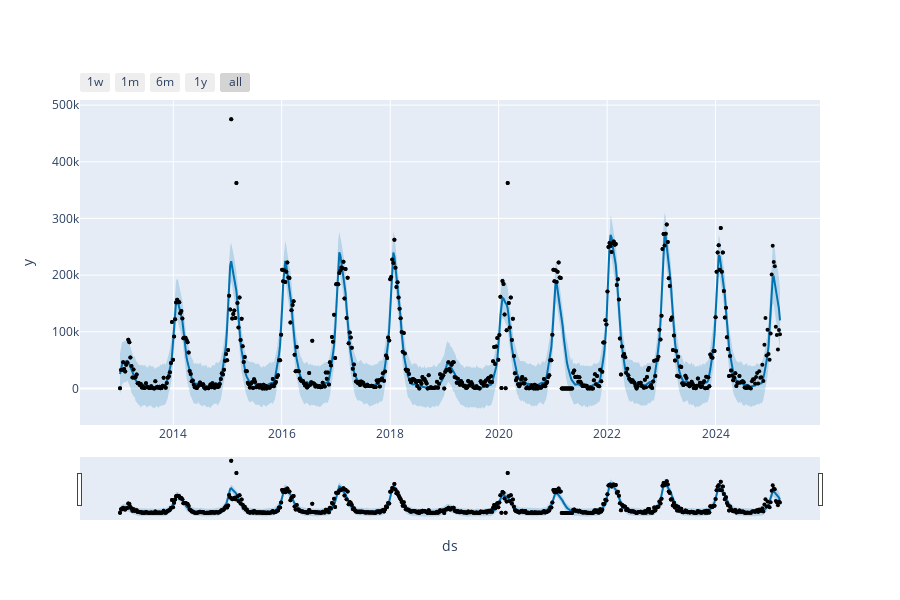
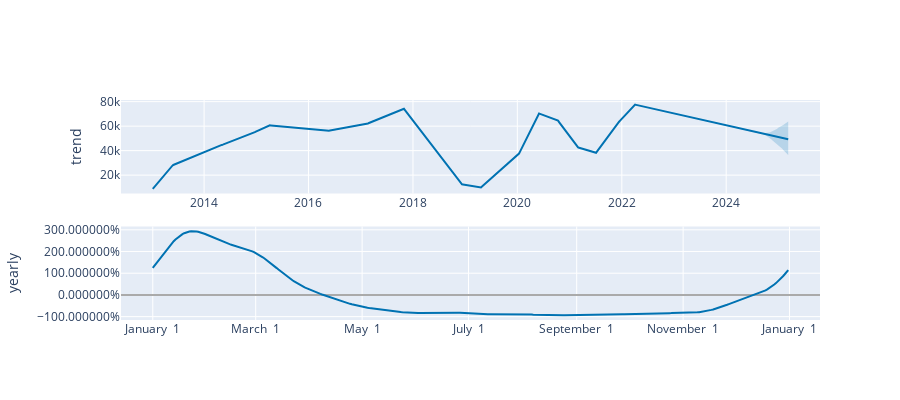

The cell these charts' notebook holds for them, in order:
### Code cell
# Plot the best forecast
fig1 = plot_plotly(model, forecast, )

# Overlay actual data (historical) on the same plot
fig1.add_trace(go.Scatter(
    x=actual_df['ds'], 
    y=actual_df['y'], 
    mode='markers',
    name='Actual Data',
    marker=dict(color='black', size=4)
))

fig1.show()

fig2 = plot_components_plotly(model, forecast)
fig2.show()

### Figure 1 — Plotly figure (JSON) as saved in the notebook; plotly's stock layout.template omitted (floating-point values rounded to 4 significant figures; data arrays with more than 128 entries replaced by an {"elided": "..."} marker saying what was removed)
{"data": [{"marker": {"color": "black", "size": 4}, "mode": "markers", "name": "Actual", "type": "scatter", "x": {"elided": "604 str values"}, "y": {"elided": "604 int values"}}, {"hoverinfo": "skip", "line": {"width": 0}, "mode": "lines", "type": "scatter", "x": {"elided": "636 str values"}, "y": {"elided": "636 float values"}}, {"fill": "tonexty", "fillcolor": "rgba(0, 114, 178, 0.2)", "line": {"color": "#0072B2", "width": 2}, "mode": "lines", "name": "Predicted", "type": "scatter", "x": {"elided": "636 str values"}, "y": {"elided": "636 float values"}}, {"fill": "tonexty", "fillcolor": "rgba(0, 114, 178, 0.2)", "hoverinfo": "skip", "line": {"width": 0}, "mode": "lines", "type": "scatter", "x": {"elided": "636 str values"}, "y": {"elided": "636 float values"}}, {"marker": {"color": "black", "size": 4}, "mode": "markers", "name": "Actual Data", "type": "scatter", "x": {"elided": "636 str values"}, "y": {"elided": "636 int values"}}], "layout": {"height": 600, "showlegend": false, "width": 900, "xaxis": {"rangeselector": {"buttons": [{"count": 7, "label": "1w", "step": "day", "stepmode": "backward"}, {"count": 1, "label": "1m", "step": "month", "stepmode": "backward"}, {"count": 6, "label": "6m", "step": "month", "stepmode": "backward"}, {"count": 1, "label": "1y", "step": "year", "stepmode": "backward"}, {"step": "all"}]}, "rangeslider": {"visible": true}, "title": {"text": "ds"}, "type": "date"}, "yaxis": {"title": {"text": "y"}}}}

### Figure 2 — Plotly figure (JSON) as saved in the notebook; plotly's stock layout.template omitted (floating-point values rounded to 4 significant figures; data arrays with more than 128 entries replaced by an {"elided": "..."} marker saying what was removed)
{"data": [{"line": {"color": "#0072B2", "width": 2}, "mode": "lines", "name": "trend", "type": "scatter", "x": {"elided": "636 str values"}, "xaxis": "x", "y": {"elided": "636 float values"}, "yaxis": "y"}, {"line": {"color": "rgba(0, 114, 178, 0.2)", "width": 0}, "mode": "lines", "name": "trend_upper", "type": "scatter", "x": {"elided": "636 str values"}, "xaxis": "x", "y": {"elided": "636 float values"}, "yaxis": "y"}, {"fill": "tonexty", "fillcolor": "rgba(0, 114, 178, 0.2)", "line": {"color": "rgba(0, 114, 178, 0.2)", "width": 0}, "mode": "lines", "name": "trend_lower", "type": "scatter", "x": {"elided": "636 str values"}, "xaxis": "x", "y": {"elided": "636 float values"}, "yaxis": "y"}, {"line": {"color": "#0072B2", "width": 2}, "mode": "lines", "name": "yearly", "type": "scatter", "x": {"elided": "365 str values"}, "xaxis": "x2", "y": {"elided": "365 float values"}, "yaxis": "y2"}], "layout": {"height": 400, "showlegend": false, "width": 900, "xaxis": {"anchor": "y", "domain": [0, 1], "range": ["2012-05-29T18:00:00", "2025-10-18T06:00:00"], "type": "date"}, "xaxis2": {"anchor": "y2", "domain": [0, 1], "range": ["2016-12-13T18:54:02.958904", "2018-01-18T11:04:57.863013"], "tickformat": "%B %e", "type": "date"}, "yaxis": {"anchor": "x", "domain": [0.575, 1], "rangemode": "normal", "title": {"text": "trend"}, "zerolinecolor": "#AAA"}, "yaxis2": {"anchor": "x2", "domain": [0, 0.425], "hoverformat": ".2%", "tickformat": "%", "title": {"text": "yearly"}, "zerolinecolor": "#AAA"}}}
